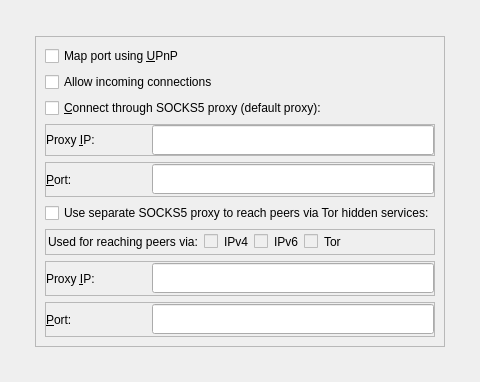
             <widget class="QWidget" name="tabNetwork">
              <attribute name="title">
               <string>&amp;Network</string>
              </attribute>
              <layout class="QGridLayout" name="gridLayout">
               <item row="1" column="0">
                <spacer name="horizontalSpacer_3">
                 <property name="orientation">
                  <enum>Qt::Horizontal</enum>
                 </property>
                 <property name="sizeHint" stdset="0">
                  <size>
                   <width>24</width>
                   <height>20</height>
                  </size>
                 </property>
                </spacer>
               </item>
               <item row="0" column="1">
                <spacer name="verticalSpacer_2">
                 <property name="orientation">
                  <enum>Qt::Vertical</enum>
                 </property>
                 <property name="sizeHint" stdset="0">
                  <size>
                   <width>20</width>
                   <height>25</height>
                  </size>
                 </property>
                </spacer>
               </item>
               <item row="1" column="2">
                <spacer name="horizontalSpacer_4">
                 <property name="orientation">
                  <enum>Qt::Horizontal</enum>
                 </property>
                 <property name="sizeHint" stdset="0">
                  <size>
                   <width>24</width>
                   <height>20</height>
                  </size>
                 </property>
                </spacer>
               </item>
               <item row="1" column="1">
                <widget class="QFrame" name="frame_3">
                 <property name="minimumSize">
                  <size>
                   <width>400</width>
                   <height>220</height>
                  </size>
                 </property>
                 <property name="frameShape">
                  <enum>QFrame::StyledPanel</enum>
                 </property>
                 <property name="frameShadow">
                  <enum>QFrame::Raised</enum>
                 </property>
                 <layout class="QVBoxLayout" name="verticalLayout_5">
                  <item>
                   <widget class="QCheckBox" name="mapPortUpnp">
                    <property name="focusPolicy">
                     <enum>Qt::NoFocus</enum>
                    </property>
                    <property name="toolTip">
                     <string>Automatically open the MassGrid client port on the router. This only works when your router supports UPnP and it is enabled.</string>
                    </property>
                    <property name="text">
                     <string>Map port using &amp;UPnP</string>
                    </property>
                   </widget>
                  </item>
                  <item>
                   <widget class="QCheckBox" name="allowIncoming">
                    <property name="focusPolicy">
                     <enum>Qt::NoFocus</enum>
                    </property>
                    <property name="toolTip">
                     <string>Accept connections from outside</string>
                    </property>
                    <property name="text">
                     <string>Allow incoming connections</string>
                    </property>
                   </widget>
                  </item>
                  <item>
                   <widget class="QCheckBox" name="connectSocks">
                    <property name="focusPolicy">
                     <enum>Qt::NoFocus</enum>
                    </property>
                    <property name="toolTip">
                     <string>Connect to the MassGrid network through a SOCKS5 proxy.</string>
                    </property>
                    <property name="text">
                     <string>&amp;Connect through SOCKS5 proxy (default proxy):</string>
                    </property>
                   </widget>
                  </item>
                  <item>
                   <widget class="QFrame" name="frame_11">
                    <property name="minimumSize">
                     <size>
                      <width>0</width>
                      <height>30</height>
                     </size>
                    </property>
                    <property name="maximumSize">
                     <size>
                      <width>16777215</width>
                      <height>35</height>
                     </size>
                    </property>
                    <property name="frameShape">
                     <enum>QFrame::StyledPanel</enum>
                    </property>
                    <property name="frameShadow">
                     <enum>QFrame::Raised</enum>
                    </property>
                    <layout class="QHBoxLayout" name="horizontalLayout_8">
                     <property name="leftMargin">
                      <number>0</number>
                     </property>
                     <property name="topMargin">
                      <number>0</number>
                     </property>
                     <property name="rightMargin">
                      <number>0</number>
                     </property>
                     <property name="bottomMargin">
                      <number>0</number>
                     </property>
                     <item>
                      <widget class="QLabel" name="proxyIpLabel">
                       <property name="minimumSize">
                        <size>
                         <width>100</width>
                         <height>0</height>
                        </size>
                       </property>
                       <property name="text">
                        <string>Proxy &amp;IP:</string>
                       </property>
                       <property name="textFormat">
                        <enum>Qt::PlainText</enum>
                       </property>
                       <property name="buddy">
                        <cstring>proxyIp</cstring>
                       </property>
                      </widget>
                     </item>
                     <item>
                      <widget class="QValidatedLineEdit" name="proxyIp">
                       <property name="minimumSize">
                        <size>
                         <width>160</width>
                         <height>30</height>
                        </size>
                       </property>
                       <property name="maximumSize">
                        <size>
                         <width>16777215</width>
                         <height>16777215</height>
                        </size>
                       </property>
                       <property name="toolTip">
                        <string>IP address of the proxy (e.g. IPv4: 127.0.0.1 / IPv6: ::1)</string>
                       </property>
                       <property name="styleSheet">
                        <string notr="true"/>
                       </property>
                      </widget>
                     </item>
                    </layout>
                   </widget>
                  </item>
                  <item>
                   <widget class="QFrame" name="frame_12">
                    <property name="minimumSize">
                     <size>
                      <width>0</width>
                      <height>35</height>
                     </size>
                    </property>
                    <property name="maximumSize">
                     <size>
                      <width>16777215</width>
                      <height>35</height>
                     </size>
                    </property>
                    <property name="frameShape">
                     <enum>QFrame::StyledPanel</enum>
                    </property>
                    <property name="frameShadow">
                     <enum>QFrame::Raised</enum>
                    </property>
                    <layout class="QHBoxLayout" name="horizontalLayout_9">
                     <property name="leftMargin">
                      <number>0</number>
                     </property>
                     <property name="topMargin">
                      <number>0</number>
                     </property>
                     <property name="rightMargin">
                      <number>0</number>
                     </property>
                     <property name="bottomMargin">
                      <number>0</number>
                     </property>
                     <item>
                      <widget class="QLabel" name="proxyPortLabel">
                       <property name="minimumSize">
                        <size>
                         <width>100</width>
                         <height>0</height>
                        </size>
                       </property>
                       <property name="text">
                        <string>&amp;Port:</string>
                       </property>
                       <property name="textFormat">
                        <enum>Qt::PlainText</enum>
                       </property>
                       <property name="buddy">
                        <cstring>proxyPort</cstring>
                       </property>
                      </widget>
                     </item>
                     <item>
                      <widget class="QLineEdit" name="proxyPort">
                       <property name="minimumSize">
                        <size>
                         <width>160</width>
                         <height>30</height>
                        </size>
                       </property>
                       <property name="maximumSize">
                        <size>
                         <width>16777215</width>
                         <height>16777215</height>
                        </size>
                       </property>
                       <property name="toolTip">
                        <string>Port of the proxy (e.g. 9050)</string>
                       </property>
                      </widget>
                     </item>
                    </layout>
                   </widget>
                  </item>
                  <item>
                   <widget class="QCheckBox" name="connectSocksTor">
                    <property name="focusPolicy">
                     <enum>Qt::NoFocus</enum>
                    </property>
                    <property name="toolTip">
                     <string>Connect to the MassGrid network through a separate SOCKS5 proxy for Tor hidden services.</string>
                    </property>
                    <property name="text">
                     <string>Use separate SOCKS5 proxy to reach peers via Tor hidden services:</string>
                    </property>
                   </widget>
                  </item>
                  <item>
                   <widget class="QFrame" name="frame_ip">
                    <property name="frameShape">
                     <enum>QFrame::StyledPanel</enum>
                    </property>
                    <property name="frameShadow">
                     <enum>QFrame::Raised</enum>
                    </property>
                    <layout class="QHBoxLayout" name="horizontalLayout_11">
                     <property name="leftMargin">
                      <number>2</number>
                     </property>
                     <property name="topMargin">
                      <number>2</number>
                     </property>
                     <property name="rightMargin">
                      <number>2</number>
                     </property>
                     <property name="bottomMargin">
                      <number>2</number>
                     </property>
                     <item>
                      <layout class="QHBoxLayout" name="horizontalLayout_2_Network">
                       <item>
                        <widget class="QLabel" name="proxyActiveNets">
                         <property name="text">
                          <string>Used for reaching peers via:</string>
                         </property>
                         <property name="textFormat">
                          <enum>Qt::PlainText</enum>
                         </property>
                        </widget>
                       </item>
                       <item>
                        <widget class="QCheckBox" name="proxyReachIPv4">
                         <property name="enabled">
                          <bool>false</bool>
                         </property>
                         <property name="toolTip">
                          <string>Shows, if the supplied default SOCKS5 proxy is used to reach peers via this network type.</string>
                         </property>
                         <property name="text">
                          <string/>
                         </property>
                        </widget>
                       </item>
                       <item>
                        <widget class="QLabel" name="proxyReachIPv4Label">
                         <property name="text">
                          <string>IPv4</string>
                         </property>
                         <property name="textFormat">
                          <enum>Qt::PlainText</enum>
                         </property>
                        </widget>
                       </item>
                       <item>
                        <widget class="QCheckBox" name="proxyReachIPv6">
                         <property name="enabled">
                          <bool>false</bool>
                         </property>
                         <property name="toolTip">
                          <string>Shows, if the supplied default SOCKS5 proxy is used to reach peers via this network type.</string>
                         </property>
                         <property name="text">
                          <string/>
                         </property>
                        </widget>
                       </item>
                       <item>
                        <widget class="QLabel" name="proxyReachIPv6Label">
                         <property name="text">
                          <string>IPv6</string>
                         </property>
                         <property name="textFormat">
                          <enum>Qt::PlainText</enum>
                         </property>
                        </widget>
                       </item>
                       <item>
                        <widget class="QCheckBox" name="proxyReachTor">
                         <property name="enabled">
                          <bool>false</bool>
                         </property>
                         <property name="toolTip">
                          <string>Shows, if the supplied default SOCKS5 proxy is used to reach peers via this network type.</string>
                         </property>
                         <property name="text">
                          <string/>
                         </property>
                        </widget>
                       </item>
                       <item>
                        <widget class="QLabel" name="proxyReachTorLabel">
                         <property name="text">
                          <string>Tor</string>
                         </property>
                         <property name="textFormat">
                          <enum>Qt::PlainText</enum>
                         </property>
                        </widget>
                       </item>
                       <item>
                        <spacer name="horizontalSpacer_2_Network">
                         <property name="orientation">
                          <enum>Qt::Horizontal</enum>
                         </property>
                         <property name="sizeHint" stdset="0">
                          <size>
                           <width>40</width>
                           <height>20</height>
                          </size>
                         </property>
                        </spacer>
                       </item>
                      </layout>
                     </item>
                    </layout>
                   </widget>
                  </item>
                  <item>
                   <widget class="QFrame" name="frame_13">
                    <property name="minimumSize">
                     <size>
                      <width>0</width>
                      <height>35</height>
                     </size>
                    </property>
                    <property name="maximumSize">
                     <size>
                      <width>16777215</width>
                      <height>35</height>
                     </size>
                    </property>
                    <property name="frameShape">
                     <enum>QFrame::StyledPanel</enum>
                    </property>
                    <property name="frameShadow">
                     <enum>QFrame::Raised</enum>
                    </property>
                    <layout class="QHBoxLayout" name="horizontalLayout_12">
                     <property name="leftMargin">
                      <number>0</number>
                     </property>
                     <property name="topMargin">
                      <number>0</number>
                     </property>
                     <property name="rightMargin">
                      <number>0</number>
                     </property>
                     <property name="bottomMargin">
                      <number>0</number>
                     </property>
                     <item>
                      <widget class="QLabel" name="proxyIpTorLabel">
                       <property name="minimumSize">
                        <size>
                         <width>100</width>
                         <height>0</height>
                        </size>
                       </property>
                       <property name="text">
                        <string>Proxy &amp;IP:</string>
                       </property>
                       <property name="textFormat">
                        <enum>Qt::PlainText</enum>
                       </property>
                       <property name="buddy">
                        <cstring>proxyPort</cstring>
                       </property>
                      </widget>
                     </item>
                     <item>
                      <widget class="QValidatedLineEdit" name="proxyIpTor">
                       <property name="minimumSize">
                        <size>
                         <width>160</width>
                         <height>30</height>
                        </size>
                       </property>
                       <property name="maximumSize">
                        <size>
                         <width>16777215</width>
                         <height>16777215</height>
                        </size>
                       </property>
                       <property name="toolTip">
                        <string>Port of the proxy (e.g. 9050)</string>
                       </property>
                      </widget>
                     </item>
                    </layout>
                   </widget>
                  </item>
                  <item>
                   <widget class="QFrame" name="frame_14">
                    <property name="minimumSize">
                     <size>
                      <width>0</width>
                      <height>35</height>
                     </size>
                    </property>
                    <property name="maximumSize">
                     <size>
                      <width>16777215</width>
                      <height>35</height>
                     </size>
                    </property>
                    <property name="frameShape">
                     <enum>QFrame::StyledPanel</enum>
                    </property>
                    <property name="frameShadow">
                     <enum>QFrame::Raised</enum>
                    </property>
                    <layout class="QHBoxLayout" name="horizontalLayout_13">
                     <property name="leftMargin">
                      <number>0</number>
                     </property>
                     <property name="topMargin">
                      <number>0</number>
                     </property>
                     <property name="rightMargin">
                      <number>0</number>
                     </property>
                     <property name="bottomMargin">
                      <number>0</number>
                     </property>
                     <item>
                      <widget class="QLabel" name="proxyPortTorLabel">
                       <property name="minimumSize">
                        <size>
                         <width>100</width>
                         <height>0</height>
                        </size>
                       </property>
                       <property name="text">
                        <string>&amp;Port:</string>
                       </property>
                       <property name="textFormat">
                        <enum>Qt::PlainText</enum>
                       </property>
                       <property name="buddy">
                        <cstring>proxyPort</cstring>
                       </property>
                      </widget>
                     </item>
                     <item>
                      <widget class="QLineEdit" name="proxyPortTor">
                       <property name="minimumSize">
                        <size>
                         <width>160</width>
                         <height>30</height>
                        </size>
                       </property>
                       <property name="maximumSize">
                        <size>
                         <width>16777215</width>
                         <height>16777215</height>
                        </size>
                       </property>
                       <property name="toolTip">
                        <string>Port of the proxy (e.g. 9050)</string>
                       </property>
                      </widget>
                     </item>
                    </layout>
                   </widget>
                  </item>
                 </layout>
                </widget>
               </item>
               <item row="2" column="1">
                <spacer name="verticalSpacer">
                 <property name="orientation">
                  <enum>Qt::Vertical</enum>
                 </property>
                 <property name="sizeHint" stdset="0">
                  <size>
                   <width>20</width>
                   <height>24</height>
                  </size>
                 </property>
                </spacer>
               </item>
              </layout>
             </widget>
